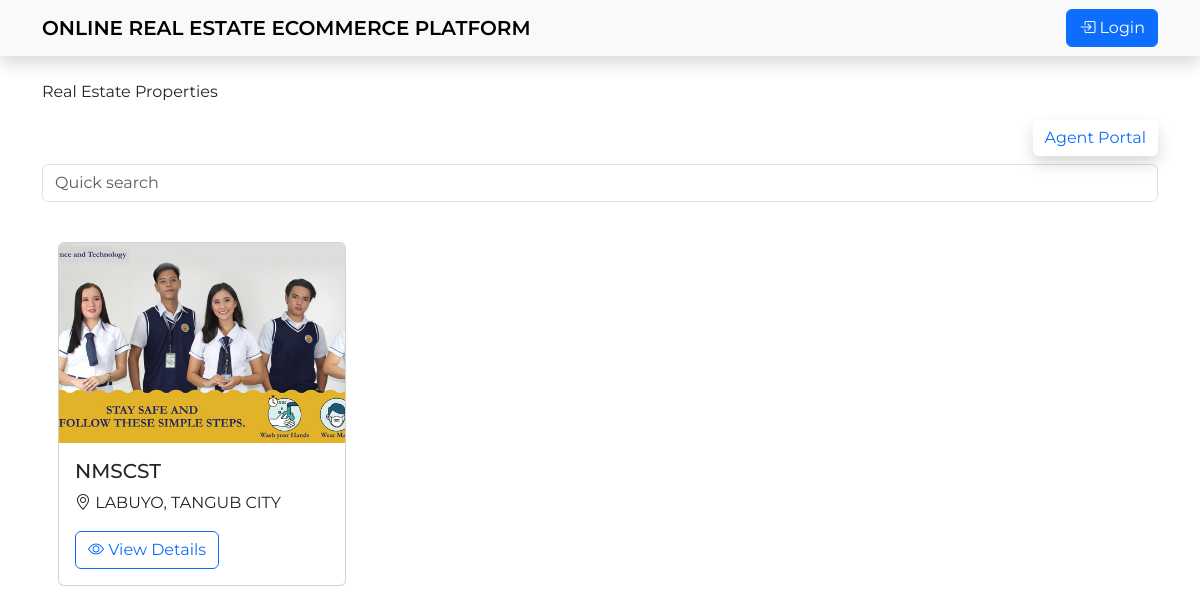
The page / on the database its author committed.
### tables this page shows
CREATE TABLE `properties` (
  `property_id` int(11) NOT NULL,
  `agent_id` int(11) DEFAULT NULL,
  `name` varchar(100) DEFAULT NULL,
  `description` text DEFAULT NULL,
  `address` varchar(150) DEFAULT NULL,
  `price` int(11) NOT NULL,
  `map_latitude` varchar(50) DEFAULT NULL,
  `map_longitude` varchar(50) DEFAULT NULL,
  `cover_img` varchar(255) DEFAULT NULL,
  `show_to_clients` varchar(11) DEFAULT 'No'
);

### index.php (the view, shortened to what this page needs)
<!DOCTYPE html>
<html lang="en">
<head>
    <link rel="stylesheet" href="style.css">
    <link rel="stylesheet" href="bootstrap/css/bootstrap.min.css">
    <link rel="stylesheet" href="https://cdn.jsdelivr.net/npm/bootstrap-icons@1.11.3/font/bootstrap-icons.min.css">
</head>
<body>
    <header>
        <nav class="navbar navbar-expand-lg bg-body-tertiary shadow">
            <div class="container-md">
                <a class="navbar-brand" href="#" id="site-title">ONLINE REAL ESTATE ECOMMERCE PLATFORM</a>
                <button class="btn btn-primary" type="button" data-bs-toggle="offcanvas"
                    data-bs-target="#staticBackdrop" aria-controls="staticBackdrop">
                    <i class="bi bi-box-arrow-in-right"></i> Login
                </button>
            </div>
        </nav>
    </header>
    <main>
        <div class="container mt-4">
            <p>Real Estate Properties</p>
            <a href="" class="btn btn-outline-primary border-0 float-end shadow mb-2" data-bs-toggle="modal"
                data-bs-target="#exampleModal">Agent Portal</a>
            <input type="text" class="form-control" id="quickSearch" placeholder="Quick search">
        </div>
        <div class="container mt-4 d-sm-flex flex-wrap gap-2" id="propertyList">
            <?php
        $conn = mysqli_connect("localhost", "root", "", "oreep360");
        $sql = "SELECT property_id, name, address, cover_img FROM properties WHERE show_to_clients = 'Yes'";
        $result = mysqli_query($conn, $sql);
        if (mysqli_num_rows($result) > 0) {
            while ($row = mysqli_fetch_assoc($result)) {
        ?>
            <div class="card property-card" style="width: 18rem; margin: 1rem;"
                data-name="<?php echo htmlspecialchars($row['name']); ?>"
                data-address="<?php echo htmlspecialchars($row['address']); ?>">
                <img src="<?php echo htmlspecialchars($row['cover_img']); ?>" class="card-img-top w-100"
                    style="height: 200px; object-fit: cover;" alt="<?php echo htmlspecialchars($row['name']); ?>">
                <div class="card-body">
                    <h5 class="card-title"><?php echo htmlspecialchars($row['name']); ?></h5>
                    <p><i class="bi bi-geo-alt"></i> <?php echo htmlspecialchars($row['address']); ?></p>
                    <a href="view.php?id=<?php echo htmlspecialchars($row['property_id']); ?>"
                        class="btn btn-outline-primary">
                        <i class="bi bi-eye"></i> View Details
                    </a>
                </div>
            </div>
            <?php
            }
        } else {
            echo "<p>No properties available to show.</p>";
        }
        ?>
        </div>
    </main>
</body>
</html>

### style.css (style rules this page uses)
* { padding: 0; margin: 0; }
body { font-family: "Montserrat", sans-serif; }
#site-title { font-weight: 600; }

### index.php (style rules this page uses)
* { padding: 0; margin: 0; }
body { font-family: "Montserrat", sans-serif; }
#site-title { font-weight: 600; }
.property-card { margin-bottom: 1rem; }

### rows shown on the page
properties: cover_img (picture), name "NMSCST", address "LABUYO, TANGUB CITY"
